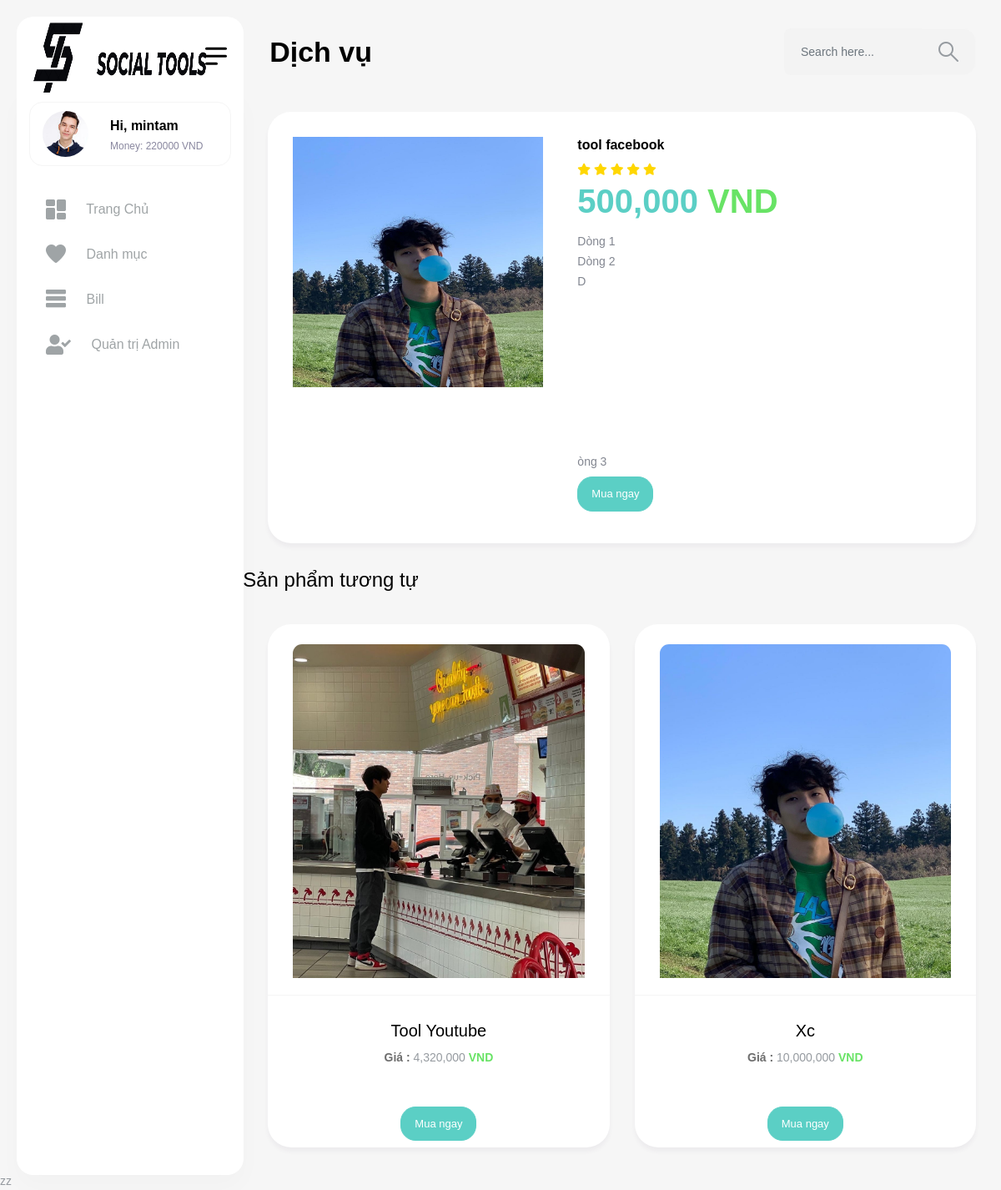
The app's page /view/index.php?act=ctphanmem&id_phanmem=1 (signed in) with its own data.
### tables this page shows
CREATE TABLE `user` (
  `id_user` int(11) NOT NULL,
  `ten_user` varchar(255) NOT NULL,
  `pass` varchar(255) NOT NULL,
  `email` varchar(255) NOT NULL,
  `money` int(11) NOT NULL DEFAULT 0,
  `total_money` int(11) NOT NULL DEFAULT 0,
  `role` tinyint(4) NOT NULL DEFAULT 0
);

CREATE TABLE `phanmem` (
  `id_phanmem` int(11) NOT NULL,
  `ten_phanmem` varchar(255) NOT NULL,
  `img` varchar(255) NOT NULL,
  `price` int(11) NOT NULL,
  `link` varchar(255) NOT NULL,
  `des` varchar(10000) DEFAULT NULL,
  `id_danhmuc` int(11) NOT NULL
);

### model/pdo.php (called while the page is built, shortened)
<?php
function pdo_get_connection(){
    $servername = "localhost";
    $username = "root";
    $password = "";
    try {
        $conn = new PDO("mysql:host=$servername;dbname=duan1", $username, $password);
        $conn->setAttribute(PDO::ATTR_ERRMODE, PDO::ERRMODE_EXCEPTION);
        return $conn;
    } catch(PDOException $e) {
        echo "Connection failed: " . $e->getMessage();
    }
}
function pdo_query($sql){
    $sql_args=array_slice(func_get_args(),1);
    try{
        $conn=pdo_get_connection();
        $stmt=$conn->prepare($sql);
        $stmt->execute($sql_args);
        $rows=$stmt->fetchAll();
        return $rows;
    }
    catch(PDOException $e){
        throw $e;
    }
    finally{
        unset($conn);
    }
}
function pdo_query_one($sql){
    $sql_args=array_slice(func_get_args(),1);
    try{
        $conn=pdo_get_connection();
        $stmt=$conn->prepare($sql);
        $stmt->execute($sql_args);
        $row=$stmt->fetch(PDO::FETCH_ASSOC);
        return $row;
    }
    catch(PDOException $e){
        throw $e;
    }
    finally{
        unset($conn);
    }
}
?>

### model/taikhoan.php (called while the page is built, shortened)
<?php
function load_one_user($id_user) {
    $sql = "select * from `user` where `id_user`= '{$id_user}'";
    $one_user = pdo_query_one($sql);
    return $one_user;
}
?>

### model/phanmem.php (called while the page is built, shortened)
<?php
    function loadall_phanmem(){
        $sql = "SELECT * FROM `phanmem`";
        $listphanmem = pdo_query($sql);
        return $listphanmem;
    }
    function load_phanmem_tuongtu($id_phanmem,$id_danhmuc){
        $sql = "SELECT * FROM `phanmem` WHERE `id_danhmuc`={$id_danhmuc} AND `id_phanmem` <> {$id_phanmem} ";
        $listphanmem = pdo_query($sql);
        return $listphanmem;
    }
    function loadone_phanmem($id_phanmem){
        $sql = "SELECT * FROM `phanmem` WHERE `id_phanmem` = {$id_phanmem}";
        $onephanmem = pdo_query_one($sql);
        return $onephanmem;
    }
?>

### View/ctphanmem.php (the view, shortened to what this page needs)
<div class="content-body">
<div class="container-fluid">
                <div class="row">
                    <?php
                        extract($onephanmem);
                    ?>
                    <div class="col-lg-12">
                        <div class="card">
                            <div class="card-body">
                                <div class="row">
                                    <div class="col-xl-3 col-lg-6  col-md-6 col-xxl-5 ">
                                        <div class="tab-content">
                                            <div role="tabpanel" class="tab-pane fade show active" id="first">
                                                <img class="img-fluid" src="<?php echo $onephanmem['img'] ?>" style="width: 300px; height: 300px;" alt="">
                                            </div>
                                        </div>
                                    </div>
                                    <div class="col-xl-9 col-lg-6  col-md-6 col-xxl-7 col-sm-12">
                                        <div class="product-detail-content">
                                            <div class="new-arrival-content pr">
                                                <h4><?php echo $onephanmem['ten_phanmem'] ?></h4>
                                                <div class="comment-review star-rating">
													<ul>
														<li><i class="fa fa-star"></i></li>
														<li><i class="fa fa-star"></i></li>
														<li><i class="fa fa-star"></i></li>
														<li><i class="fa fa-star"></i></li>
														<li><i class="fa fa-star"></i></li>
													</ul>
												</div>
												<div class="d-table mb-2">
                                                    <b><p style="font-size: 40px; color:#5BCFC5"><?php echo number_format($onephanmem['price'])?> <b class="text-success">  VND</b> </p> </b>
                                                </div>
                                                <?php $text_with_br = nl2br($onephanmem['des']) ?>
                                                <p class="text-content"><?php echo $text_with_br ?></p>
                                                <div class="card-title">
                                                <input type="submit" value="Mua ngay" name="muangay" class="btn btn-primary btn-mua">
                                                </div>
                                            </div>
                                        </div>
                                    </div>
                                </div>
                            </div>
                        </div>
                    </div>
                </div>
            </div>
    <h3>Sản phẩm tương tự</h3>
                <div class="container-fluid">
					<div class="row">
 					<?php
						foreach ($listphanmem as $phanmem ){
							extract($phanmem);
						?>
							<div class="col-xl-6">
									<div class="card text-center">
										<a href="index.php?act=ctphanmem&id_phanmem=<?php echo $phanmem['id_phanmem'] ?>">
											<div class="card-header">
												<img class="card-img-top img-fluid" src="<?php echo $phanmem['img'] ?>" style="width: 700px; height: 400px;" alt="Card image cap">
											</div>
											<div class="card-body">
											<b><h5 class="card-title"><?php echo  $phanmem['ten_phanmem'] ?></h5></b>
											<p class=""><b class="text-dark">Giá : </b> <?php echo number_format($phanmem['price'])?> <b class="text-success">VND</b></p>
											</div>
										</a>
                                        <div class="card-title">
										<input type="submit" value="Mua ngay" name="muangay" class="btn btn-primary btn-mua">
										</div>
									</div>
							</div>
						<?php
						}
						?>
                    </div>
                </div>
</div>

### View/header.php (shortened to what this page needs)
<?php
	extract($_SESSION['user']);
	$one_user = load_one_user($id_user);
    if(is_array($one_user)){
        extract($one_user);
    }
?>
<!DOCTYPE html>
<html lang="en">
<head>
	<link href="../vendor/jquery-nice-select/css/nice-select.css" rel="stylesheet">
	<link rel="stylesheet" href="../vendor/nouislider/nouislider.min.css">
    <link href="../css/style.css" rel="stylesheet">
	<link rel="stylesheet" href="https://cdn.jsdelivr.net/npm/sweetalert2@11">
</head>
<body>
    <div id="main-wrapper">
        <div class="nav-header">
            <a href="index.php" class="brand-logo">
				<img src="../img/logo7.png" alt="" viewbox="0 0 0 0"  width="60" height="100" >
				<img src="../img/logo8.png" alt=""  class="brand-title" width="135" height="60" margin="0px" >
            </a>
            <div class="nav-control">
                <div class="hamburger">
                    <span class="line"></span><span class="line"></span><span class="line"></span>
                </div>
            </div>
        </div>
        <div class="header">
            <div class="header-content">
                <nav class="navbar navbar-expand">
                    <div class="collapse navbar-collapse justify-content-between">
                        <div class="header-left">
							<div class="dashboard_bar">
                                Dịch vụ
                            </div>
                        </div>
                        <ul class="navbar-nav header-right">
							<li class="nav-item">
								<div class="input-group search-area">
									<input type="text" class="form-control" placeholder="Search here...">
									<span class="input-group-text"><a href="javascript:void(0)"><i class="flaticon-381-search-2"></i></a></span>
								</div>
							</li>
                        </ul>
                    </div>
				</nav>
			</div>
		</div>
        <div class="dlabnav">
            <div class="dlabnav-scroll">
				<ul class="metismenu" id="menu">
					<li class="dropdown header-profile">
						<a class="nav-link" href="javascript:void(0);" role="button" data-bs-toggle="dropdown">
							<img src="../images/profile/pic1.jpg" width="20" alt="">
							<div class="header-info ms-3">
								<span class="font-w600 ">Hi, <b><?php echo $ten_user ?></b></span>
								<small class="text-end font-w400">Money: <?php echo $money ?> VND</small>
							</div>
						</a>
					</li>
                    <li><a class="" href="index.php" >
							<i class="flaticon-025-dashboard"></i>
							<span class="nav-text">Trang Chủ</span>
						</a>
					</li>
					<li><a class="" href="index.php?act=danhmuc" >
							<i class="flaticon-045-heart"></i>
							<span class="nav-text">Danh mục</span>
						</a>
                    </li>
					<li><a class="" href="index.php?act=bill" >
							<i class="flaticon-043-menu"></i>
							<span class="nav-text">Bill</span>
						</a>
                    </li>
					<?php if($_SESSION['user']['role']==1){?>
                            <li><a href="../admin/index.php">
								<i class="fas fa-user-check"></i>
								<span class="nav-text">Quản trị Admin</span>
							</a></li>
                    <?php } ?>
                </ul>
			</div>
        </div>

### records on screen
user: ten_user "mintam", money "220000"
phanmem: img (picture), ten_phanmem "tool facebook", price "500,000", des "Dòng 1 Dòng 2 D òng 3"
phanmem: img (picture), ten_phanmem "Tool Youtube", price "4,320,000"
phanmem: img (picture), ten_phanmem "Xc", price "10,000,000"
